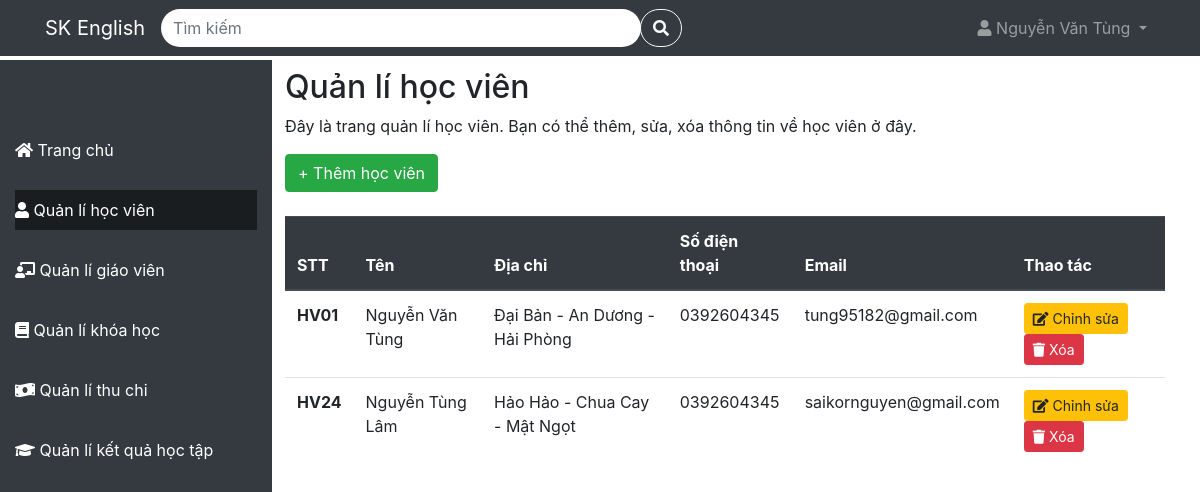
Before: /QuanLiTrungTamTA/student with the older database file.
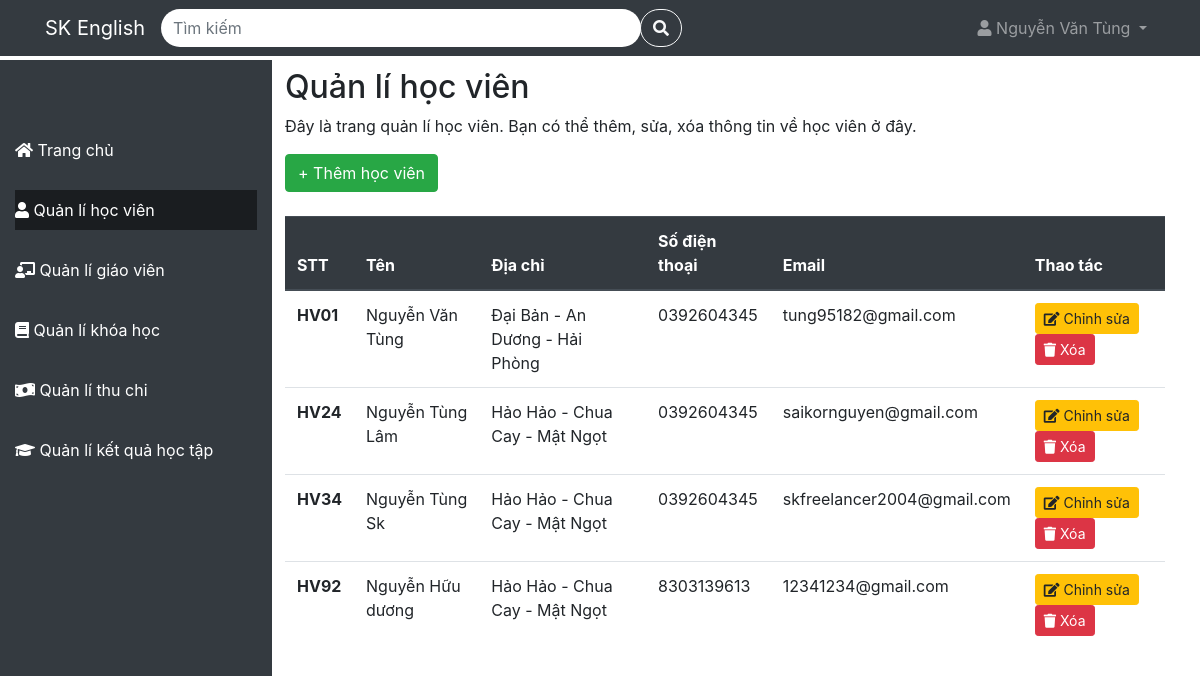
After: the same page with the newer database file.
### tables this page shows
CREATE TABLE `students` (
  `student_id` varchar(4) NOT NULL,
  `name` varchar(100) NOT NULL,
  `address` varchar(100) DEFAULT NULL,
  `phone` varchar(10) NOT NULL,
  `email` varchar(100) NOT NULL
);

### app/Controller/StudentController.php (called while the page is built, shortened)
<?php
class StudentController {
    protected $config = [
        'host' => 'localhost',
        'dbname' => 'quanlytrungtamta',
        'user' => 'root',
        'password' => ''
    ];
    protected $db;
    public function __construct() {
        $this->db = new Database($this->config);
    }
    public function index(){
        try {
            $listStudent = $this->db->table('students')->get();
        } catch (PDOException $e) {
            $this->db->logToConsole('lỗi lấy dữ liệu cho trang student: ' . $e->getMessage());
        }
        include './app/View/Student/student.php';
    }
}
?>

### index.php (called while the page is built, shortened)
<?php
include './app/Model/Model.php';
include './app/Route/Route.php';
include './app/Controller/StudentController.php';
$route = new Route();
$route->get('/', 'LandingController@index');
$route->post('/login', 'LoginController@index');
$route->post('/logout', 'LogoutController@index');
$route->post('/register', 'RegisterController@index');
$route->post('/forgotPassword', 'ForgotPasswordController@index');
$route->get('/home', 'HomeController@index');
$route->get('/student', 'StudentController@index');
$route->post('/student/addStudent', 'StudentController@addStudent');
$route->post('/student/deleteStudent', 'StudentController@deleteStudent');
$route->post('/student/editStudent', 'StudentController@editStudent');
$route->post('/student/search', 'StudentController@searchStudent');
$route->get('/teacher', 'TeacherController@index');
$route->get('/teacher/addTeacher', 'TeacherController@addTeacher');
$route->get('/teacher/editTeacher', 'TeacherController@editTeacher');
$route->get('/teacher/deleteTeacher', 'TeacherController@deleteTeacher');
$route->get('/course', 'CourseController@index');
$route->get('/course/detail', 'CourseController@show@detailCourse.php');
$route->post('/course/addCourse', 'CourseController@addCourse');
$route->post('/course/deleteCourse', 'CourseController@deleteCourse');
$route->post('/course/edit', 'CourseController@editCourse');
$route->post('/course/addSchedule', 'ScheduleController@addSchedule');
$route->post('/course/deleteSchedule', 'ScheduleController@deleteSchedule');
$route->get('/payment', 'PaymentController@index');
$route->get('/achievement', 'AchievementController@index');
$requestUri = $_SERVER['REQUEST_URI'];
$route->handle($requestUri);
?>

### app/Model/Model.php (called while the page is built, shortened)
<?php
class Database {
    protected
        $table = '',
        $host = '',
        $user ='',
        $password = '',
        $dbname = '',
        $conn = null;
    public function __construct($config){
        $this->host = $config['host'];
        $this->user = $config['user'];
        $this->password = $config['password'];
        $this->dbname = $config['dbname'];
    }
    protected function connect(){
        try{
            $this->conn = new PDO("mysql:host=$this->host;dbname=$this->dbname", $this->user, $this->password);
            $this->conn->setAttribute(PDO::ATTR_ERRMODE, PDO::ERRMODE_EXCEPTION);
        }catch(PDOException $e){
            echo "Error connecting to database: ".$e->getMessage();
        }
    }
    public function get($data = [])
    {
        try {
            if (empty($data)) {
                $sqlString = "select * from $this->table";
                $query = $this->conn->prepare($sqlString);
                $query->execute();
            } else {
                $stmt = join('=? and ', array_keys($data));
                $stmt .= '=?';
                $sqlString = "select * from $this->table where $stmt";
                $query = $this->conn->prepare($sqlString);
                $query->execute(array_values($data));
            }
            return $query->fetchAll(PDO::FETCH_ASSOC);
        } catch (PDOException $e) {
            $this->logToConsole("Lỗi đọc dữ liệu: " . $e->getMessage());
        }
    }
    public function table($table){
        $this->table = $table;
        return $this;
    }
}
?>

### app/View/Student/student.php (the view, shortened to what this page needs)
<!DOCTYPE html>
<html lang="en">
<head>
  <link rel="stylesheet" href="https://cdnjs.cloudflare.com/ajax/libs/font-awesome/5.15.4/css/all.min.css">
  <link rel="stylesheet" href="https://maxcdn.bootstrapcdn.com/bootstrap/4.5.2/css/bootstrap.min.css">
  <link rel="stylesheet" href=".\public\css\cssProject.css">
  <link rel="stylesheet" href="..\public\css\cssProject.css">
</head>
<body>
<?php include './app/View/Template/navbar.php' ?>
<?php include './app/View/Template/sidebar.php' ?>
<div class="main-content">
    <div class="container mt-5">
      <h2>Quản lí học viên</h2>
      <p>Đây là trang quản lí học viên. Bạn có thể thêm, sửa, xóa thông tin về học viên ở đây.</p>
        <button type="button" class="btn btn-success mb-4" data-toggle="modal" data-target="#addStudent">
          + Thêm học viên
        </button>
      <table class="table">
        <thead class="thead-dark">
          <tr>
            <th scope="col">STT</th>
            <th scope="col">Tên</th>
            <th scope="col">Địa chỉ</th>
            <th scope="col">Số điện thoại</th>
            <th scope="col">Email</th>
            <th scope="col">Thao tác</th>
          </tr>
        </thead>
        <tbody>
            <?php if (!empty($listStudent)): ?>
              <?php foreach($listStudent as $student): ?>
                <tr class="table-row-hover">
                  <th scope="row"
                      data-toggle="modal"
                      data-target="#detailStudent"
                      data-name="<?php echo $student['name']?>"
                      data-address="<?php echo $student['address']?>"
                      data-phone="<?php echo $student['phone']?>"
                      data-email="<?php echo $student['email']?>"
                  >
                    <?php echo $student['student_id']?>
                  </th>
                  <td
                      data-toggle="modal"
                      data-target="#detailStudent"
                      data-name="<?php echo $student['name']?>"
                      data-address="<?php echo $student['address']?>"
                      data-phone="<?php echo $student['phone']?>"
                      data-email="<?php echo $student['email']?>"
                  >
                    <?php echo $student['name']?>
                  </td>
                  <td
                      data-toggle="modal"
                      data-target="#detailStudent"
                      data-name="<?php echo $student['name']?>"
                      data-address="<?php echo $student['address']?>"
                      data-phone="<?php echo $student['phone']?>"
                      data-email="<?php echo $student['email']?>"
                  >
                    <?php echo $student['address']?>
                  </td>
                  <td
                      data-toggle="modal"
                      data-target="#detailStudent"
                      data-name="<?php echo $student['name']?>"
                      data-address="<?php echo $student['address']?>"
                      data-phone="<?php echo $student['phone']?>"
                      data-email="<?php echo $student['email']?>"
                  >
                    <?php echo $student['phone']?>
                  </td>
                  <td
                      data-toggle="modal"
                      data-target="#detailStudent"
                      data-name="<?php echo $student['name']?>"
                      data-address="<?php echo $student['address']?>"
                      data-phone="<?php echo $student['phone']?>"
                      data-email="<?php echo $student['email']?>"
                  >
                    <?php echo $student['email']?>
                  </td>
                  <td>
                    <div class="d-inline">
                        <a type="button"
                            class="btn btn-warning btn-sm mr-2"
                            data-toggle="modal"
                            data-target="#editStudent"
                            data-name="<?php echo $student['name']?>"
                            data-address="<?php echo $student['address']?>"
                            data-phone="<?php echo $student['phone']?>"
                            data-email="<?php echo $student['email']?>"
                            data-student_id="<?php echo $student['student_id']?>"
                        >
                            <i class="fas fa-edit"></i> Chỉnh sửa
                        </a>
                    </div>
                    <div class="d-inline">
                        <form
                            id="deleteForm<?php echo $student['student_id']; ?>"
                            action="./student/deleteStudent"
                            method="POST"
                            class="d-inline"
                        >
                            <button
                                type="button"
                                onclick="deleteStudent('<?php echo $student['student_id']; ?>')"
                                class="btn btn-danger btn-sm"
                            >
                                <i class="fa fa-trash" aria-hidden="true"></i> Xóa
                            </button>
                        </form>
                    </div>
                  </td>
                </tr>
              <?php endforeach; ?>
            <?php endif; ?>
          </tbody>
      </table>
    </div>
  </div>
</body>
</html>

### app/Route/Route.php (shortened to what this page needs)
<?php
class Route {
    private $routes = [];
    public function get($url, $controllerAction) {
        $url = '/QuanLiTrungTamTA' . $url;
        $this->routes[$url] = $controllerAction;
    }
    public function post($url, $controllerAction) {
        $url = '/QuanLiTrungTamTA' . $url;
        $this->routes[$url] = $controllerAction;
    }
    public function handle($requestUri) {
        $url = parse_url($requestUri, PHP_URL_PATH);
        if (isset($this->routes[$url])) {
            $controllerAction = $this->routes[$url];
            $parts = explode('@', $controllerAction);
            $action = $parts[1];
            $param = null;
            $controller = new $controllerName();
            if(!isset($param))
                $controller->$action($param);
            else{
                $controller->$action($param);
            }
        } else {
            echo 'Router not found';
        }
    }
}
?>

### app/View/Template/navbar.php (shortened to what this page needs)
<nav class="navbar navbar-expand-lg navbar-dark bg-dark fixed-top">
  <div class="container">
    <a class="navbar-brand" href="/QuanLiTrungTamTA/home">SK English</a>
    <?php
      $url = $_SERVER['REQUEST_URI'];
      $url = explode('/', $url);
      $url= $url[count($url)-1];
      $url .= '/search';
    ?>
    <form class="form-inline my-2 my-lg-0 mx-auto" action="/QuanLiTrungTamTA/<?php echo $url?>" method="POST">
      <div class="input-group">
        <input type="text" class="form-control rounded-pill border-0 flex-grow-1" style="width: 30em;" placeholder="Tìm kiếm" aria-label="Search" aria-describedby="search-addon" name="search">
        <div class="input-group-append">
          <button class="btn btn-outline-light rounded-pill" type="submit" id="search-addon">
            <i class="fa fa-search"></i>
          </button>
        </div>
      </div>
    </form>
    <div class="collapse navbar-collapse" id="navbarSupportedContent">
      <ul class="navbar-nav ml-auto">
        <li class="nav-item dropdown">
          <a class="nav-link dropdown-toggle" href="#" id="navbarDropdown" role="button" data-toggle="dropdown" aria-haspopup="true" aria-expanded="false">
            <i class="fa fa-user"></i> Nguyễn Văn Tùng
          </a>
        </li>
      </ul>
    </div>
  </div>
</nav>

### app/View/Template/sidebar.php
<?php
$current_page = $_SERVER['REQUEST_URI'];
$current_page = parse_url($current_page, PHP_URL_PATH);
$current_page = explode('/', $current_page);
$current_page = array_filter($current_page);
$current_page = end($current_page);
?>
<link rel="stylesheet" href=".\public\css\sidebar.css">
<link rel="stylesheet" href="..\public\css\sidebar.css">
<div class="sidebar">
  <ul class="navbar-nav">
    <li class="nav-item <?php if($current_page == 'home') echo 'active';?>">
      <a class="nav-link " href="/QuanLiTrungTamTA/home"><i class="fas fa-home"></i> Trang chủ</a>
    </li>
    <li class="nav-item <?php if($current_page == 'student') echo 'active';?>">
      <a class="nav-link " href="/QuanLiTrungTamTA/student"><i class="fas fa-user"></i> Quản lí học viên</a>
    </li>
    <li class="nav-item <?php if($current_page == 'teacher') echo 'active';?>">
      <a class="nav-link " href="/QuanLiTrungTamTA/teacher"><i class="fas fa-chalkboard-teacher"></i> Quản lí giáo viên</a>
    </li>
    <li class="nav-item <?php if($current_page == 'course') echo 'active';?>">
      <a class="nav-link " href="/QuanLiTrungTamTA/course"><i class="fas fa-book"></i> Quản lí khóa học</a>
    </li>
    <li class="nav-item <?php if($current_page == 'payment') echo 'active';?>">
      <a class="nav-link " href="/QuanLiTrungTamTA/payment"><i class="fas fa-money-bill-wave"></i> Quản lí thu chi</a>
    </li>
    <li class="nav-item <?php if($current_page == 'achievement') echo 'active';?>">
      <a class="nav-link " href="/QuanLiTrungTamTA/achievement"><i class="fas fa-graduation-cap"></i> Quản lí kết quả học tập</a>
    </li>
  </ul>
</div>

### public/css/cssProject.css (style rules this page uses)
.table-row-hover { cursor: pointer; }

### public/css/sidebar.css (style rules this page uses)
.sidebar { position: fixed; left: 0; top: 60px; bottom: 0; height: calc(100vh - 60px); width: 17em; background-color: #343a40; padding-top: 60px; }
.sidebar ul.navbar-nav li { padding: 10px 15px; }
.sidebar ul.navbar-nav li a { color: #fff; }
.sidebar ul.navbar-nav li.active a { background-color: #1a1d20; }
.main-content { margin-left: 250px; padding: 20px; }

Changed rows visible on the page:
added students: student_id "HV34", name "Nguyễn Tùng Sk", address "Hảo Hảo - Chua Cay - Mật Ngọt", phone "0392604345", email "skfreelancer2004@gmail.com"
added students: student_id "HV92", name "Nguyễn Hữu dương", address "Hảo Hảo - Chua Cay - Mật Ngọt", phone "8303139613", email "12341234@gmail.com"
